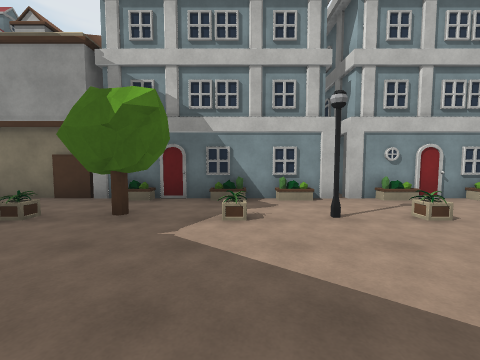
view 1 (above)

17 first-person views from a walk through a 3-D level made in the Unity game engine. The camera is 1.5 m above the floor, tilts 4° down and sees 90° across. The floor is counted in squares, 2 m on a side. Each view is taken from the middle of a square. On the plan, view 1 faces up. The plan holds only what a view shows up to about 9 squares ahead; the rest is blank. The place goes on beyond the plan. The player is left out. Some surface patterns are stand-ins.

view 2
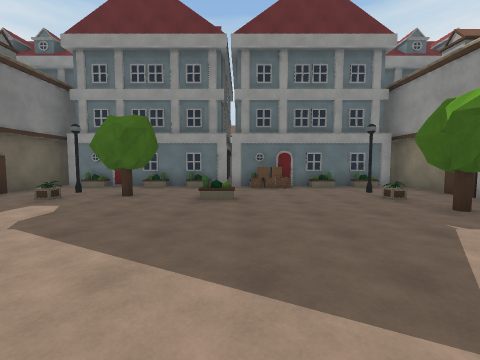

view 3
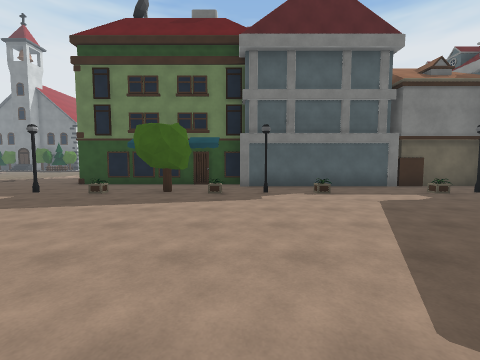

view 4
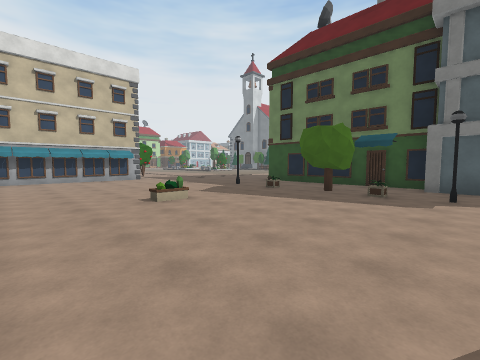

view 5
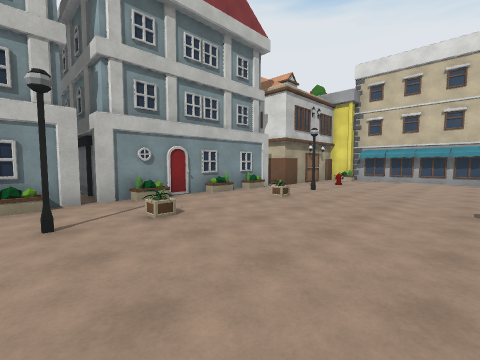

view 6
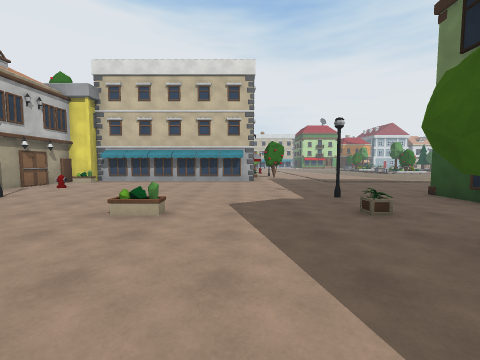

view 7
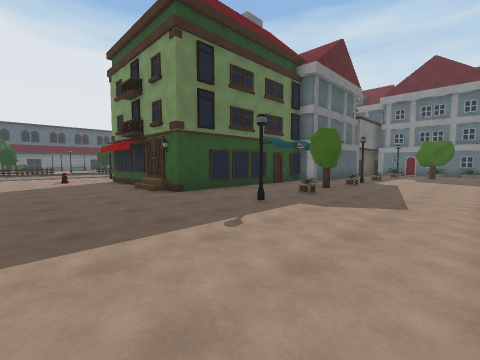

view 8
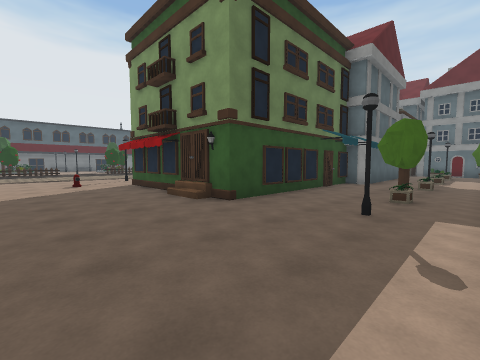

view 9
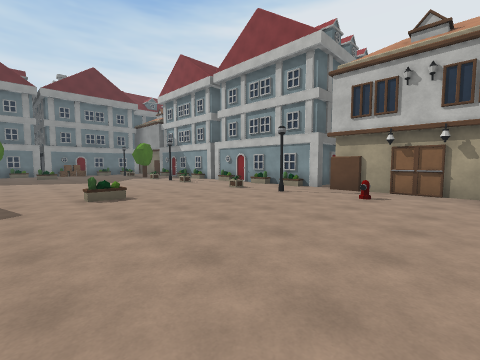

view 10
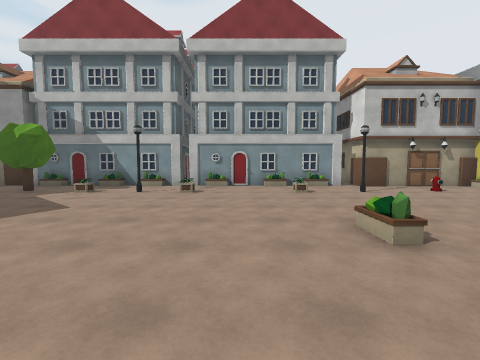

view 11
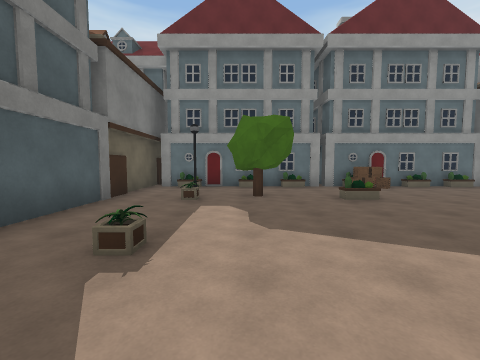

view 12
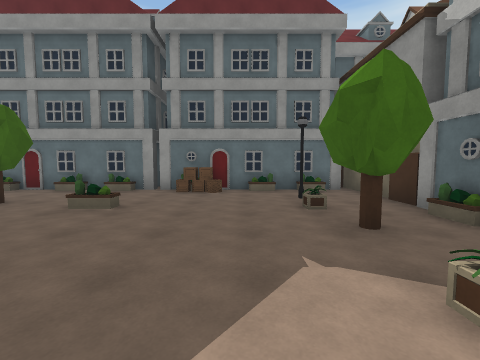

view 13
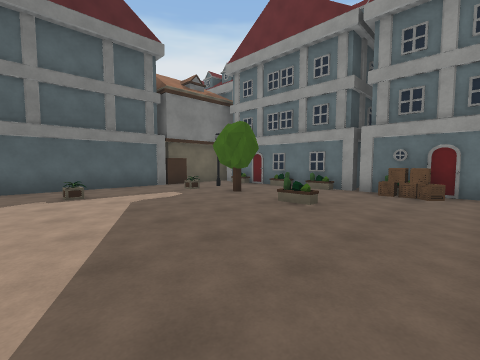

view 14
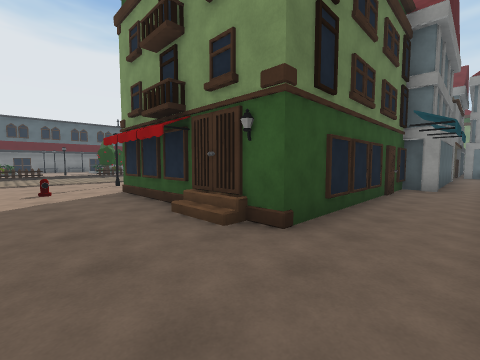

view 15
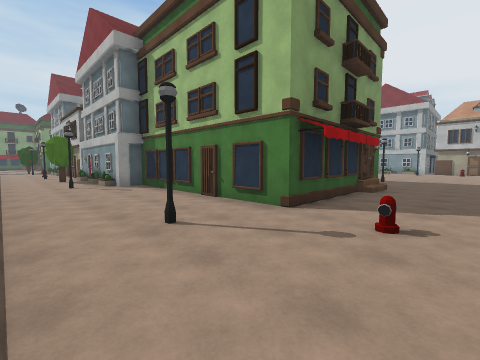

view 16
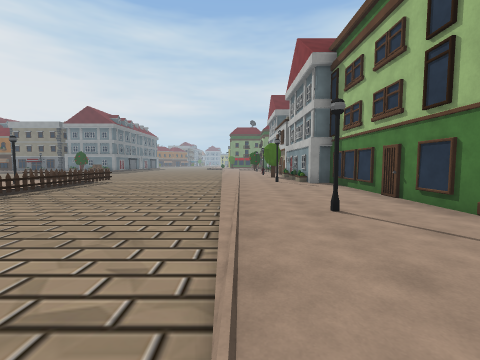

view 17
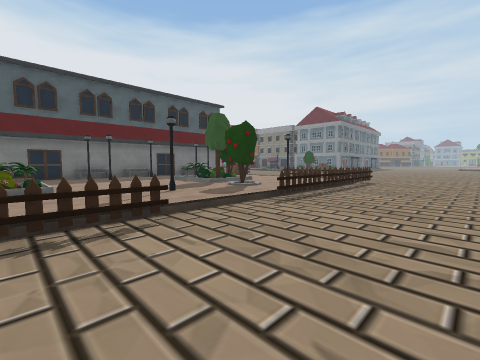

### Floor plan
Key: @ floor where view 1 was taken; # wall or solid block; . main floor; - floor 0.25 m lower than the main floor; / step, stairs or slope; H house; T tree; O other object.
Columns run from 7 left of view 1 to 11 right of it. Each row starts with its distance up from view 1.
  6          ##   ##
  5 #..#####H###H####H#
  4 ##...T............O
  3  #..O..O..O..O..O..
  2  #.................
  1  HO................
  0 ##O.O..@.....O.....
 -1 ##.................
 -2  #..T..............
 -3  #..T..............
 -4  #..O..O..TT.O.....
 -5  H.................
 -6 ##########.........
 -7          ######....
 -8                H...
 -9                ....
-10                ....
-11             ###....
-12        H##......O..
-13      T........#....
-14      ..............
-15      ..........////
-16          ---------
-17          ---------
-18      -------------
-19      -------------
-20       ------------
-21         OOOOOO//OO
-22            .O.....
-23          #..T.#...
-24             ...
-25           OO.....OO
-26            OO....OO
-27               ...
-28                ..
-29                 .
-30                 ##

Where each view was taken, in squares from view 1:
view 1: 0 up, 0 right, facing up
view 2: 0 up, 2 right, facing left
view 3: 2 up, 2 right, facing down
view 4: 2 up, 1 right, facing down-right
view 5: 0 up, 1 right, facing up-right
view 6: 2 down, 2 right, facing right
view 7: 1 down, 11 right, facing down-left
view 8: 3 down, 11 right, facing down-left
view 9: 2 down, 11 right, facing up-left
view 10: 3 down, 4 right, facing up
view 11: 3 down, 2 right, facing left
view 12: 2 up, 1 right, facing left
view 13: 2 up, 1 right, facing down-left
view 14: 5 down, 10 right, facing down-left
view 15: 15 down, 10 right, facing up-left
view 16: 15 down, 11 right, facing left
view 17: 18 down, 10 right, facing down-left
